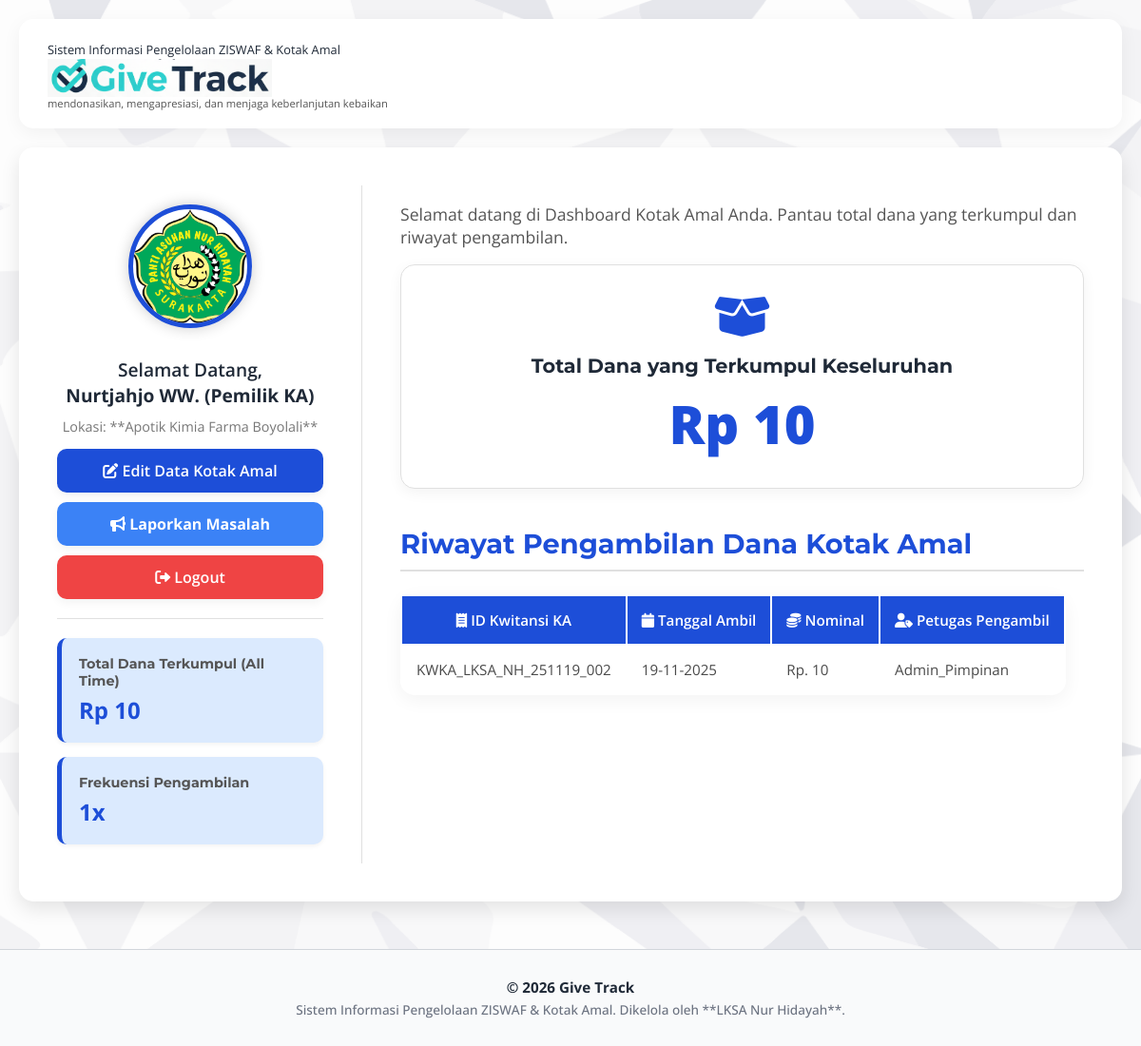
The app's page /pages/dashboard_pemilik_kotak_amal.php (signed in) with its own data.
### tables this page shows
CREATE TABLE `kotakamal` (
  `ID_KotakAmal` varchar(30) NOT NULL,
  `Id_lksa` varchar(25) NOT NULL,
  `Nama_Toko` varchar(150) NOT NULL,
  `Alamat_Toko` text NOT NULL COMMENT 'Alamat lengkap gabungan',
  `ID_Provinsi` varchar(100) DEFAULT NULL,
  `ID_Kabupaten` varchar(100) DEFAULT NULL,
  `ID_Kecamatan` varchar(100) DEFAULT NULL,
  `ID_Kelurahan` varchar(100) DEFAULT NULL,
  `Nama_Pemilik` varchar(100) DEFAULT NULL,
  `WA_Pemilik` varchar(20) DEFAULT NULL,
  `Email` varchar(100) DEFAULT NULL,
  `Google_Maps_Link` varchar(255) DEFAULT NULL,
  `Jadwal_Pengambilan` varchar(50) DEFAULT NULL COMMENT 'Bisa berupa tanggal YYYY-MM-DD atau deskripsi hari',
  `Ket` text COMMENT 'Keterangan tambahan',
  `Foto` varchar(255) DEFAULT NULL,
  `Latitude` decimal(10,8) DEFAULT NULL,
  `Longitude` decimal(11,8) DEFAULT NULL,
  `Status` enum('Active','Archived') NOT NULL DEFAULT 'Active'
);

CREATE TABLE `dana_kotakamal` (
  `ID_Kwitansi_KA` varchar(40) NOT NULL,
  `Id_lksa` varchar(25) NOT NULL,
  `ID_KotakAmal` varchar(30) NOT NULL,
  `Id_user` varchar(30) NOT NULL COMMENT 'Petugas yang mengambil',
  `Tgl_Ambil` date NOT NULL,
  `JmlUang` int NOT NULL
);

CREATE TABLE `user` (
  `Id_user` varchar(30) NOT NULL,
  `Nama_User` varchar(100) NOT NULL,
  `Password` varchar(255) NOT NULL COMMENT 'Untuk menyimpan password yang di-hash',
  `Jabatan` varchar(50) NOT NULL,
  `Id_lksa` varchar(25) NOT NULL,
  `Foto` varchar(255) DEFAULT NULL,
  `Status` enum('Active','Archived') NOT NULL DEFAULT 'Active'
);

### pages/dashboard_pemilik_kotak_amal.php (the view, shortened to what this page needs)
<?php
include '../config/database.php';
$id_kotak_amal = $_SESSION['id_kotak_amal'];
$sql_data = "SELECT Nama_Pemilik, Nama_Toko, Foto FROM KotakAmal WHERE ID_KotakAmal = '$id_kotak_amal'";
$result_data = $conn->query($sql_data);
$pemilik_data = $result_data->fetch_assoc();
$nama_pemilik = $pemilik_data['Nama_Pemilik'] ?? 'Pemilik Kotak Amal';
$nama_toko = $pemilik_data['Nama_Toko'] ?? 'Lokasi Kotak Amal';
$foto_kotak_amal = $pemilik_data['Foto'] ?? '';
$sql_total = "SELECT SUM(JmlUang) AS total_dana FROM Dana_KotakAmal
              WHERE ID_KotakAmal = '$id_kotak_amal'";
$result_total = $conn->query($sql_total);
$total_data = $result_total->fetch_assoc();
$total_dana = $total_data['total_dana'] ?? 0;
$sql_count = "SELECT COUNT(ID_Kwitansi_KA) AS jumlah_pengambilan FROM Dana_KotakAmal
              WHERE ID_KotakAmal = '$id_kotak_amal'";
$result_count = $conn->query($sql_count);
$count_data = $result_count->fetch_assoc();
$jumlah_pengambilan = $count_data['jumlah_pengambilan'] ?? 0;
$sql_riwayat = "SELECT dka.*, u.Nama_User FROM Dana_KotakAmal dka
                LEFT JOIN User u ON dka.ID_user = u.Id_user
                WHERE dka.ID_KotakAmal = '$id_kotak_amal'
                ORDER BY dka.Tgl_Ambil DESC";
$result_riwayat = $conn->query($sql_riwayat);
$base_url = "http://" . $_SERVER['HTTP_HOST'] . "/lksa_nh/";
$foto_path = $foto_kotak_amal ? $base_url . 'assets/img/' . $foto_kotak_amal : $base_url . 'assets/img/yayasan.png';
?>
<!DOCTYPE html>
<html lang="id">
<head>
    <link rel="stylesheet" href="../assets/css/style.css">
    <link rel="stylesheet" href="https://cdnjs.cloudflare.com/ajax/libs/font-awesome/6.0.0-beta3/css/all.min.css">
</head>
<body>
    <div class="container">
        <div class="header">
            <div style="display: flex; align-items: center; gap: 10px;">
                <div style="text-align: left; line-height: 1.2; padding-top: 5px;">
                    <span style="font-size: 0.8em; color: #1F2937; display: block; margin: 0;">Sistem Informasi Pengelolaan ZISWAF & Kotak Amal</span>
                    <h1 style="margin: 0; font-size: 2.0em; font-weight: 900; font-family: 'Montserrat', sans-serif;">
                         <img src="../assets/img/give_track_logo_final.png" alt="Give Track Logo System"
                            style="height: 40px; width: auto; margin: 0; padding: 0; vertical-align: middle;">
                    </h1>
                    <span style="font-size: 0.7em; color: #555; display: block; margin: 0;">mendonasikan, mengapresiasi, dan menjaga keberlanjutan kebaikan</span>
                </div>
            </div>
        </div>
        <div class="content">
            <div class="sidebar-wrapper">
                <img src="<?php echo htmlspecialchars($foto_path); ?>" alt="Foto Kotak Amal" class="profile-img">
                <p class="welcome-text-sidebar">Selamat Datang,<br>
                <strong><?php echo htmlspecialchars($nama_pemilik); ?> (Pemilik KA)</strong></p>
                <p style="margin-top: -10px; font-size: 0.9em; color: #777;">Lokasi: **<?php echo htmlspecialchars($nama_toko); ?>**</p>
                <a href="<?php echo $base_url; ?>pages/edit_pemilik_kotak_amal.php" class="btn btn-custom"><i class="fas fa-edit"></i> Edit Data Kotak Amal</a>
                <a href="tambah_laporan.php" class="btn btn-custom btn-report" style="margin-top: 10px;">
                    <i class="fas fa-bullhorn"></i> Laporkan Masalah
                </a>
                <a href="../login/logout.php" class="btn btn-custom btn-logout" style="margin-top: 10px;"><i class="fas fa-sign-out-alt"></i> Logout</a>
                <hr>
                <div class="sidebar-stats-card">
                    <h4>Total Dana Terkumpul (All Time)</h4>
                    <p>Rp <?php echo number_format($total_dana, 0, ',', '.'); ?></p>
                </div>
                <div class="sidebar-stats-card">
                    <h4>Frekuensi Pengambilan</h4>
                    <p><?php echo number_format($jumlah_pengambilan, 0, ',', '.'); ?>x</p>
                </div>
            </div>
            <div class="main-content-area">
                <p style="text-align: left; font-size: 1.1em; color: #555;">Selamat datang di Dashboard Kotak Amal Anda. Pantau total dana yang terkumpul dan riwayat pengambilan.</p>
                <div class="stats-grid" style="grid-template-columns: 1fr;">
                    <div class="stats-card card-kotak-amal">
                        <i class="fas fa-box-open"></i>
                        <h3>Total Dana yang Terkumpul Keseluruhan</h3>
                        <span class="value">Rp <?php echo number_format($total_dana, 0, ',', '.'); ?></span>
                    </div>
                </div>
                <h2>Riwayat Pengambilan Dana Kotak Amal</h2>
                <table style="font-size: 0.95em;">
                    <thead>
                        <tr>
                            <th><i class="fas fa-receipt"></i> ID Kwitansi KA</th>
                            <th><i class="fas fa-calendar"></i> Tanggal Ambil</th>
                            <th><i class="fas fa-coins"></i> Nominal</th>
                            <th><i class="fas fa-user-tag"></i> Petugas Pengambil</th>
                        </tr>
                    </thead>
                    <tbody>
                        <?php if ($result_riwayat->num_rows > 0) { ?>
                            <?php while ($row = $result_riwayat->fetch_assoc()) { ?>
                                <tr>
                                    <td><?php echo htmlspecialchars($row['ID_Kwitansi_KA']); ?></td>
                                    <td><?php echo date('d-m-Y', strtotime($row['Tgl_Ambil'])); ?></td>
                                    <td class="money-col">Rp. <?php echo number_format($row['JmlUang'], 0, ',', '.'); ?></td>
                                    <td><?php echo htmlspecialchars($row['Nama_User'] ?? 'N/A'); ?></td>
                                </tr>
                            <?php } ?>
                        <?php } else { ?>
                            <tr>
                                <td colspan="4" class="no-data">Belum ada riwayat pengambilan dana kotak amal yang tercatat.</td>
                            </tr>
                        <?php } ?>
                    </tbody>
                </table>
            </div>
            </div>
    </div>
    <footer class="footer-main">
        <div class="footer-content">
            <p style="font-weight: 700; color: var(--text-dark); font-size: 0.95em;">&copy; <?php echo date('Y'); ?> Give Track</p>
            <p style="font-size: 0.85em;">Sistem Informasi Pengelolaan ZISWAF & Kotak Amal. Dikelola oleh **LKSA Nur Hidayah**.</p>
        </div>
    </footer>
</body>
</html>

### assets/css/style.css (style rules this page uses)
body { font-family: 'Open Sans', sans-serif; color: #4a4a4a; margin: 0; min-height: 100vh; overflow-x: hidden; background-color: #f0f2f5; }
h1, h2, h3, h4, h5, h6 { font-family: 'Montserrat', sans-serif; color: #1F2937; font-weight: 700; }
.container { padding: 20px; max-width: 1400px; margin: 0 auto; }
.header { background-color: #fff; padding: 20px 30px; border-radius: 15px; box-shadow: 0 5px 20px rgba(0,0,0,0.05); }
.content { padding: 40px; background-color: #fff; border-radius: 15px; box-shadow: 0 5px 20px rgba(0,0,0,0.05); }
.stats-grid { display: grid; grid-template-columns: repeat(auto-fit, minmax(250px, 1fr)); gap: 25px; margin-bottom: 30px; }
.stats-card { background-color: #fff; border-radius: 15px; padding: 30px; text-align: center; box-shadow: 0 5px 20px rgba(0,0,0,0.05); transition: transform 0.3s, box-shadow 0.3s; border-left: 5px solid; display: flex; flex-direction: column; justify-content: center; align-items: center; }
.stats-card i { font-size: 2.5em; margin-bottom: 15px; }
.stats-card h3 { margin: 0 0 10px 0; font-size: 1.1em; color: #1F2937; }
.stats-card .value { font-size: 2.5em; font-weight: 700; margin: 0; }
.card-kotak-amal { border-color: #0c9c6f; }
.card-kotak-amal .value { color: #0c9c6f; }
.card-kotak-amal i { color: #0c9c6f; }
.btn { padding: 12px 25px; border-radius: 10px; font-weight: 600; }
table { border-radius: 15px; box-shadow: 0 5px 20px rgba(0,0,0,0.05); }
thead tr { background-color: #1F2937; }
th, td { padding: 15px; }

### records on screen
kotakamal: Nama_Pemilik "Nurtjahjo WW.", Nama_Toko "Apotik Kimia Farma Boyolali"
dana_kotakamal: ID_Kwitansi_KA "KWKA_LKSA_NH_251119_002", Tgl_Ambil "19-11-2025", JmlUang "10", Id_user.Nama_User "Admin_Pimpinan"

### other values on screen
$total_dana "10"
$jumlah_pengambilan "1"
